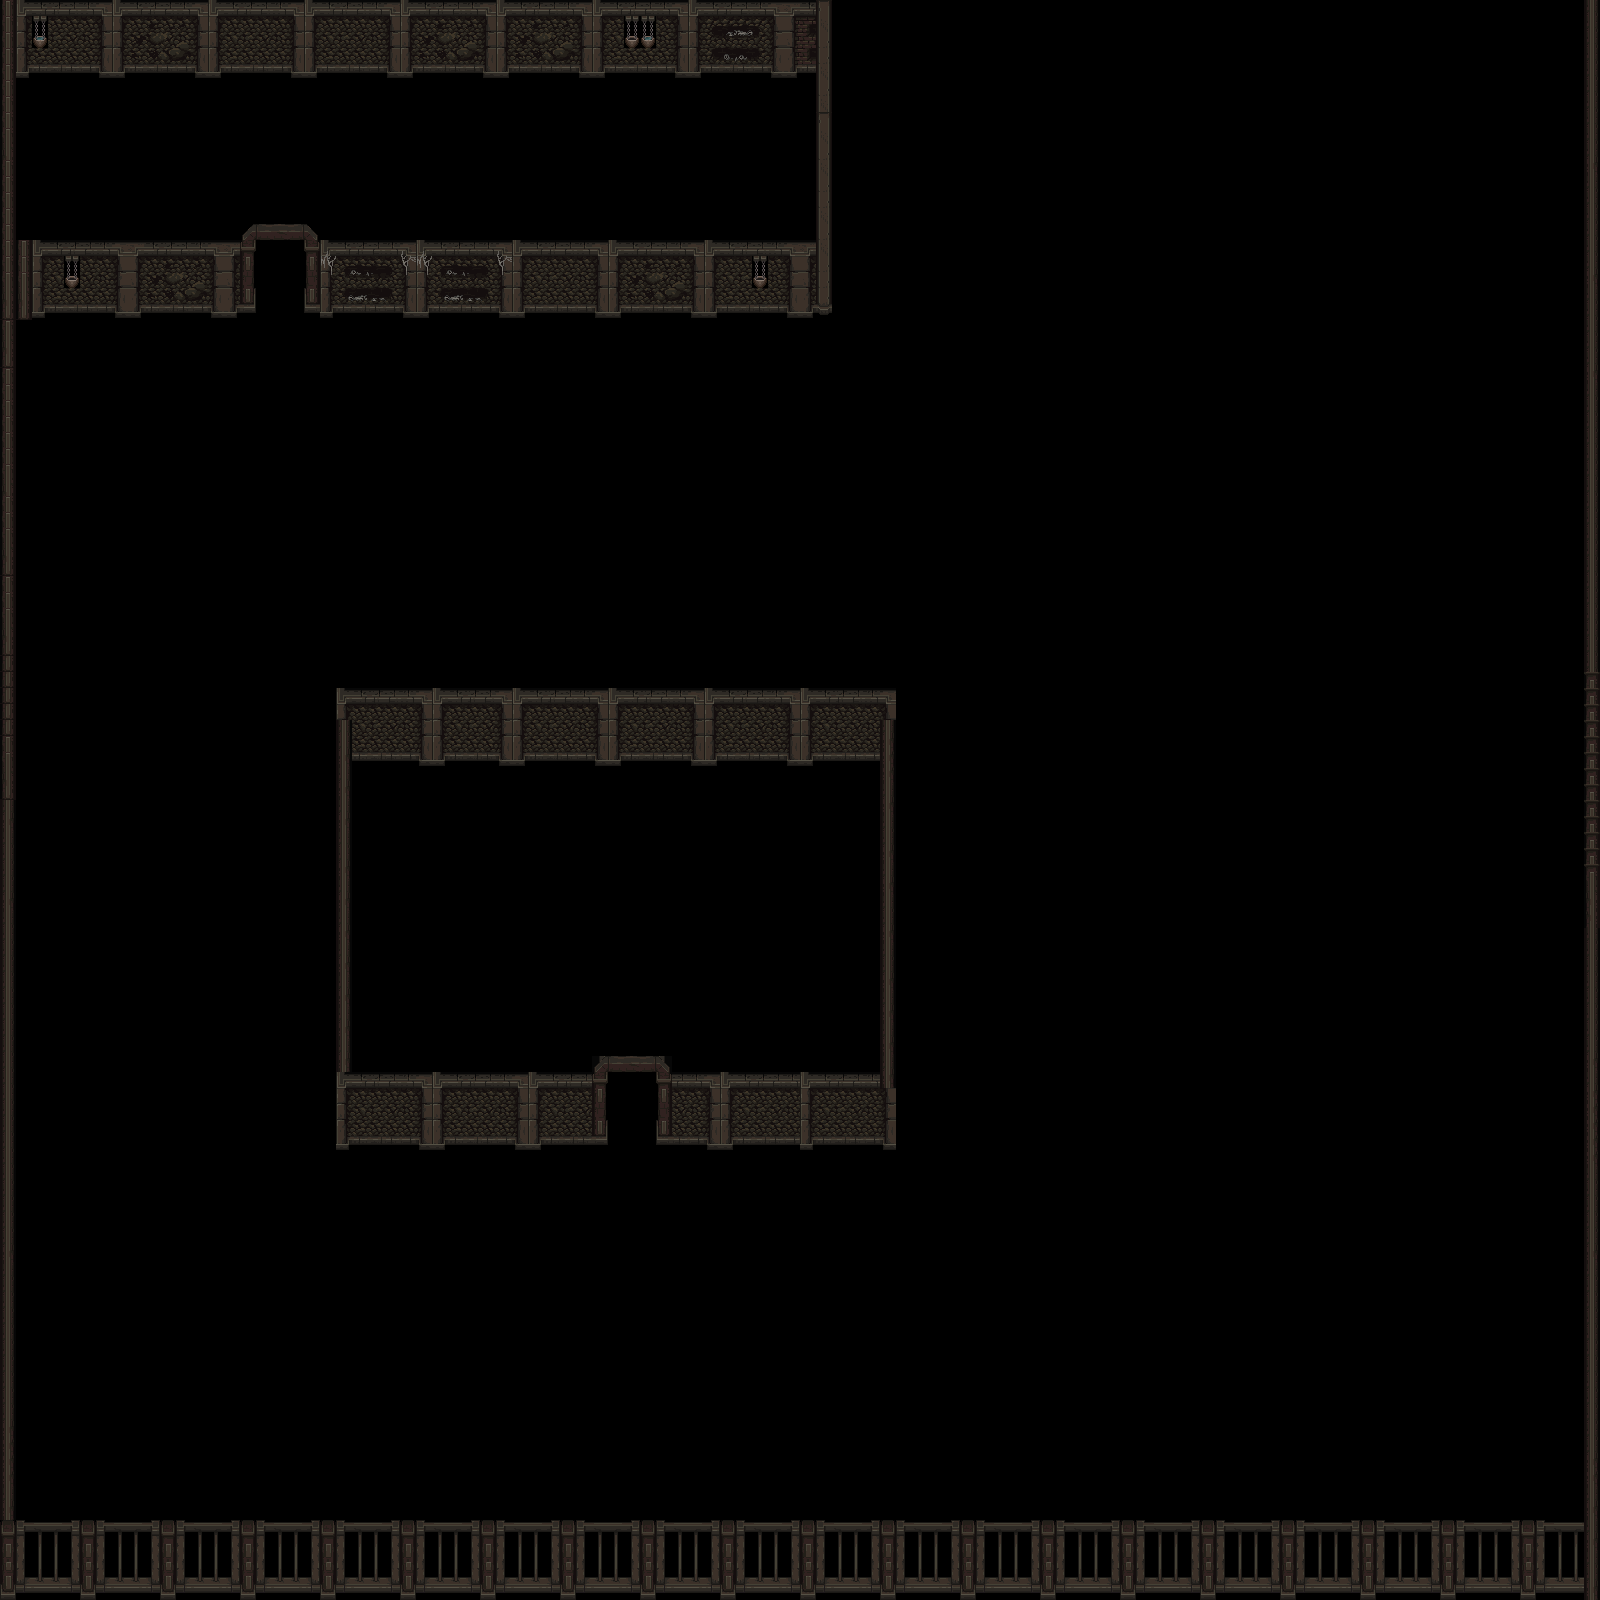

A 2D game scene composited from a Tiled map and its tileset images. What follows is a short description and the map's XML, with each tile layer's data collapsed to a summary:
An orthogonal 100x100 tile map with 16x16 px tiles, 1 tile layer (walls), 2 hidden layers not drawn, 2 tilesets.

<map version="1.10" tiledversion="1.11.2" orientation="orthogonal" renderorder="right-down" width="100" height="100" tilewidth="16" tileheight="16" infinite="0" nextlayerid="5" nextobjectid="1">
 <editorsettings>
  <export target="carte_undertale_2_walls.csv" format="csv" />
 </editorsettings>
 <tileset firstgid="1" source="mainlevbuild.tsx" />
 <tileset firstgid="2561" source="decorative.tsx" />
 <layer id="1" name="background" width="100" height="100" visible="0">
  <data>[10000 cells, 10000 non-empty, 108 distinct tile ids]</data>
 </layer>
 <layer id="4" name="path" width="100" height="100" visible="0">
  <data>[10000 cells, 1475 non-empty, 52 distinct tile ids]</data>
 </layer>
 <layer id="3" name="walls" width="100" height="100">
  <data>[10000 cells, 1608 non-empty, 200 distinct tile ids]</data>
 </layer>
</map>
